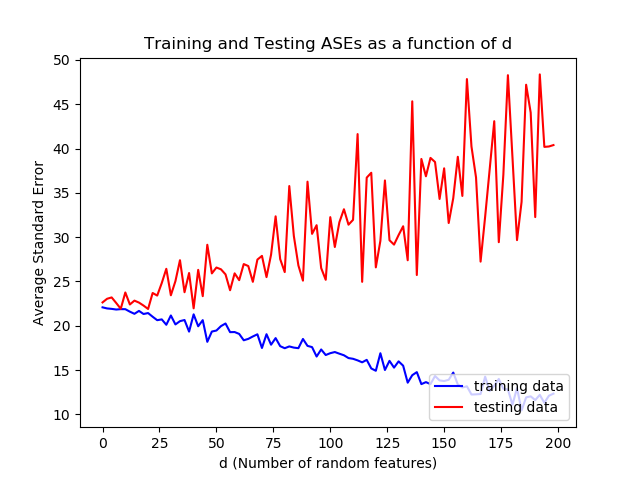

Python code for this plot:
"""
Usage: python part1.py

Performs a linear regression to produce an optimal weight vector
which can be used to predict the median value of housing in an
area (in thousands) based on 13 different features.  Determines
the weight vector when a dummy variable is included and excluded,
computes the ASE for both the training data and testing data when
using the weight vector determined with a dummy variable, and plots
the effect of adding additional random features on the ASEs for the
training data and testing data.

This script is used to satisfy part 1 in its entirety for assignment 1.

"""
import numpy as np
import matplotlib.pyplot as plt

def get_housing_data(file, d=0):
    """Reads feature and output data from a file and returns
    a feature matrix (with dummy variable included) and an output
    matrix.  Can also add d additional random features to the
    feature matrix.

    Inputs:
        file -- the name of a text file containing space delimited housing
            data.
        d -- number of additional, random, normally distributed features to
            add to the data set.

    Outputs:
        x -- a numpy matrix object containing all feature data for the set.
            Each row represents a single observation and each column represents
            a single feature.
        y -- a numpy matrix object in the form of a column vector.
            This vector contains the true median housing value for each
            area.

    """
    y_list = []
    x_list = []
    lines = 0
    count = 0
    f = open(file, 'r')

    for line in f:
        value_list = map(float, line.split())
        y_list.append(value_list[13])
        if d > 0:
            for i in range(0, d):
                value_list.insert(0, np.random.randn())
        value_list.insert(0, 1)
        x_list.append(value_list[:len(value_list)-1])

    f.close()
    y = np.matrix(y_list)
    x = np.matrix(x_list)
    y = y.T
    return x, y

def get_data_no_dummy(file):
    """Reads feature and output data from a file and returns
    a feature matrix (without a dummy variable included) and an output
    matrix.

    Inputs:
        file -- the name of a text file containing space delimited housing
            data.

    Outputs:
        x -- a numpy matrix object containing all feature data for the set.
            Each row represents a single observation and each column represents
            a single feature.
        y -- a numpy matrix object in the form of a column vector.
            This vector contains the true median housing value for each
            area.

    """
    y_list = []
    x_list = []
    f = open(file, 'r')

    for line in f:
        value_list = map(float, line.split())
        y_list.append(value_list[13])
        x_list.append(value_list[:13])

    f.close()
    y = np.matrix(y_list)
    x = np.matrix(x_list)
    y = y.T
    return x, y

def get_ASE(file, w):
    """Uses a learned weight vector to predict the
    mean housing value in an area, then compares it
    to the actual mean housing value in order to calculate
    the ASE.

    Inputs:
        file -- the name of a text file containing space delimited housing
            data.
        w -- a numpy matrix object in the form of a column vector.  This
            is the weight vector determined by using the training data.

    Outputs:
        ASE -- the average squared error for the data set contained in the
            text file.

    """
    x, y = get_housing_data(file)
    count = 0
    f = open(file, 'r')
    for line in f:
        count += 1

    SSE = (y-x*w).T*(y-x*w)
    SSE = SSE.item(0)
    ASE = SSE/count

    return ASE

def get_ASE_no_dummy(file, w):
    """Uses a learned weight vector to predict the
    mean housing value in an area, then compares it
    to the actual mean housing value in order to calculate
    the ASE. This learned weight vector was derived without
    the inclusion of a dummy variable.

    Inputs:
        file -- the name of a text file containing space delimited housing
            data.
        w -- a numpy matrix object in the form of a column vector.  This
            is the weight vector determined by using the training data.

    Outputs:
        ASE -- the average squared error for the data set contained in the
            text file.

    """
    x, y = get_data_no_dummy(file)
    count = 0
    f = open(file, 'r')
    for line in f:
        count += 1

    SSE = (y-x*w).T*(y-x*w)
    SSE = SSE.item(0)
    ASE = SSE/count

    return ASE

def get_ASE_rand(file, w, x, y):
    """Uses a learned weight vector to predict the
    mean housing value in an area, then compares it
    to the actual mean housing value in order to calculate
    the ASE.  This version is used for data sets with additional
    random features included.

    Inputs:
        file -- the name of a text file containing space delimited housing
            data.
        w -- a numpy matrix object in the form of a column vector.  This
            is the weight vector determined by using the training data.
        x -- a numpy matrix object containing all feature data for the set.
            Each row represents a single observation and each column represents
            a single feature.
        y -- a numpy matrix object in the form of a column vector.
            This vector contains the true median housing value for each
            area.

    Outputs:
        ASE -- the average squared error for the data set contained in the
            text file.

    """
    count = 0
    f = open(file, 'r')
    for line in f:
        count += 1

    SSE = (y-x*w).T*(y-x*w)
    SSE = SSE.item(0)
    ASE = SSE/count

    return ASE

def main():
    """The main routine"""
    # Subsection 1
    print "Vector w from subsection 1:"
    x, y = get_housing_data('housing_train.txt')
    w = np.linalg.inv(x.T*x)*x.T*y
    print w
    print '\n'

    # Subsection 2
    print "Results from subsection 2:"
    ASE_train = get_ASE('housing_train.txt', w)
    ASE_test = get_ASE('housing_test.txt', w)
    print("Training data ASE: %f" % ASE_train)
    print("Testing data ASE: %f" % ASE_test)
    print '\n'

    # Subsection 3
    print "Results from subsection 3:"
    x, y = get_data_no_dummy('housing_train.txt')
    w = np.linalg.inv(x.T*x)*x.T*y
    print w
    ASE_train = get_ASE_no_dummy('housing_train.txt', w)
    ASE_test = get_ASE_no_dummy('housing_test.txt', w)
    print("Training data ASE: %f" % ASE_train)
    print("Testing data ASE: %f" % ASE_test)
    print '\n'

    # Subsection 4
    print "Results from subsection 4:"
    x, y = get_housing_data('housing_train.txt', 2)
    w = np.linalg.inv(x.T*x)*x.T*y
    print "d=2 Vector weights"
    print w
    x_test, y_test = get_housing_data('housing_test.txt', 2)
    ASE_train = get_ASE_rand('housing_train.txt', w, x, y)
    ASE_test = get_ASE_rand('housing_test.txt', w, x_test, y_test)
    print("Training data ASE: %f" % ASE_train)
    print("Testing data ASE: %f" % ASE_test)
    print '\n'

    # Plot with respect to D
    print 'Plotting random feature data from d=0 to 200.'
    rand_ASE_train = []
    rand_ASE_test = []
    for i in range(0, 200, 2):
        x, y = get_housing_data('housing_train.txt', i)
        w = np.linalg.inv(x.T*x)*x.T*y
        x_test, y_test = get_housing_data('housing_test.txt', i)
        rand_ASE_train.append(get_ASE_rand('housing_train.txt', w, x, y))
        rand_ASE_test.append(get_ASE_rand('housing_test.txt', w, x_test, y_test))

    runs = range(0, 200, 2)
    plt.plot(runs, rand_ASE_train, '-b', label='training data')
    plt.plot(runs, rand_ASE_test, '-r', label='testing data')
    plt.legend(loc='lower right')
    plt.xlabel('d (Number of random features)')
    plt.ylabel('Average Standard Error')
    plt.title('Training and Testing ASEs as a function of d')
    plt.savefig("part1.png")
    print 'Plot saved as "part1.png"'

if __name__ == '__main__':
    main()
